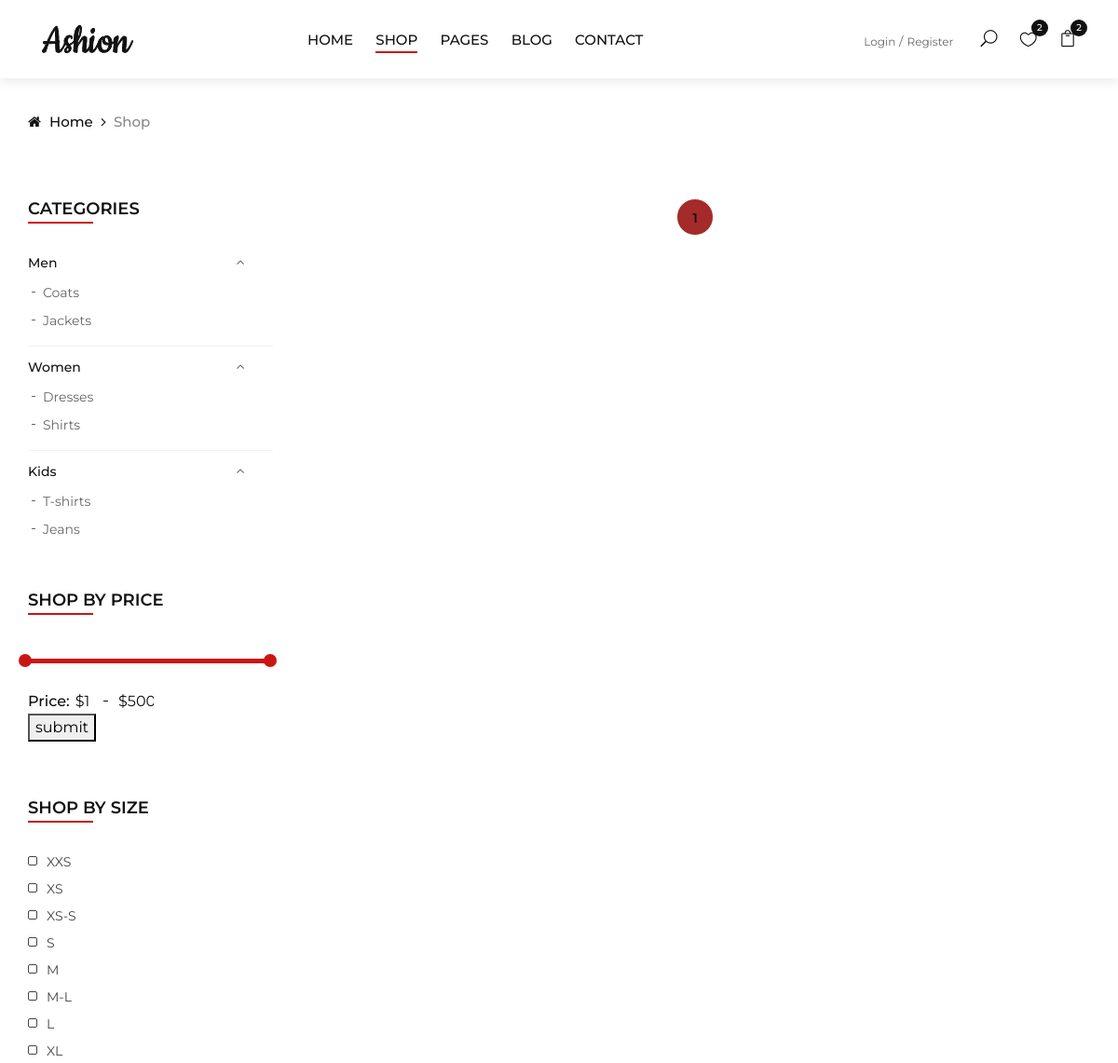
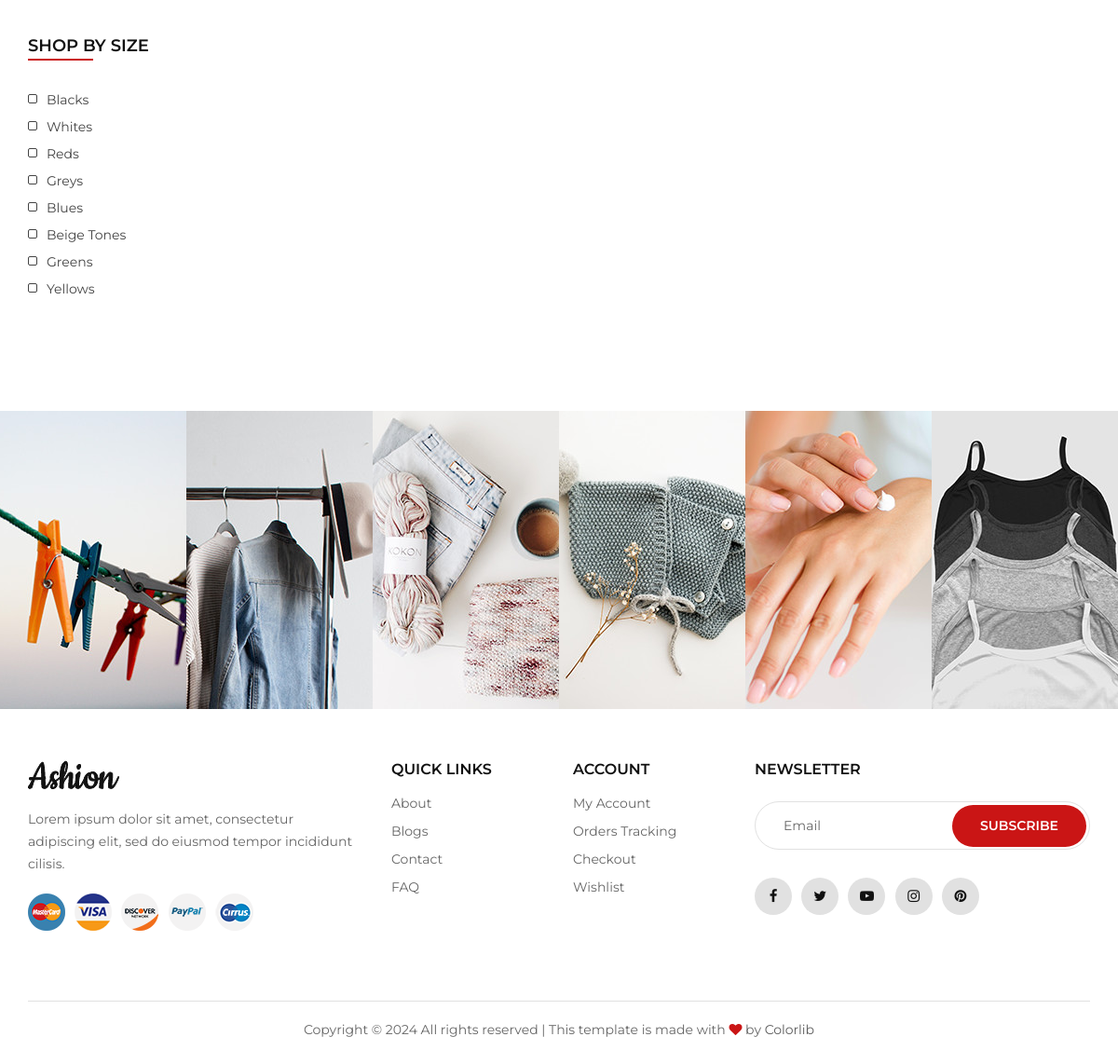
The page /shop?sid=1 on the database its author committed (2 pictures, top to bottom).
### myapp/models.py (models this page shows, shortened)
class main_category(models.Model):
    name=models.CharField(max_length=40)

class sub_category(models.Model):
    main_category=models.ForeignKey(main_category,on_delete=models.CASCADE)
    name=models.CharField(max_length=40)

### myapp/views.py (the view)
# urls.py: path('shop', views.shop, name='shop'),
def shop(request):
    pid=product.objects.all()
    mid=main_category.objects.all()
    sid=request.GET.get("sid")
    if sid:
        pid=product.objects.filter(sub_category=sid)
    else:
        pid=product.objects.all()
    paginator=Paginator(pid,2)
    page_number=request.GET.get("page")
    pid=paginator.get_page(page_number)
    contaxt={
        "pid":pid,
        "mid":mid,
    }
    return render(request,"shop.html",contaxt)

### myapp/templates/shop.html (shortened to what this page needs)
{% load static %}
<!DOCTYPE html>
<html lang="zxx">
<head>
    <link rel="stylesheet" href="{% static 'css/bootstrap.min.css' %}" type="text/css">
    <link rel="stylesheet" href="{% static 'css/font-awesome.min.css' %}" type="text/css">
    <link rel="stylesheet" href="{% static 'css/elegant-icons.css' %}" type="text/css">
    <link rel="stylesheet" href="{% static 'css/jquery-ui.min.css' %}" type="text/css">
    <link rel="stylesheet" href="{% static 'css/magnific-popup.css' %}" type="text/css">
    <link rel="stylesheet" href="{% static 'css/owl.carousel.min.css' %}" type="text/css">
    <link rel="stylesheet" href="{% static 'css/slicknav.min.css' %}" type="text/css">
    <link rel="stylesheet" href="{% static 'css/style.css' %}" type="text/css">
</head>
<body>
    <header class="header">
        <div class="container-fluid">
            <div class="row">
                <div class="col-xl-3 col-lg-2">
                    <div class="header__logo">
                        <a href="./index.html"><img src="{% static 'img/logo.png' %}" alt=""></a>
                    </div>
                </div>
                <div class="col-xl-6 col-lg-7">
                    <nav class="header__menu">
                        <ul>
                            <li ><a href="{% url 'index' %}">Home</a></li>
                            <li class="active"><a href="{% url 'shop' %}">Shop</a></li>
                            <li><a href="#">Pages</a>
                            </li>
                            <li><a href="{% url 'blog' %}">Blog</a></li>
                            <li><a href="{% url 'contact' %}">Contact</a></li>
                        </ul>
                    </nav>
                </div>
                <div class="col-lg-3">
                    <div class="header__right">
                        <div class="header__right__auth">
                            <a href="#">Login</a>
                            <a href="#">Register</a>
                        </div>
                        <ul class="header__right__widget">
                            <li><span class="icon_search search-switch"></span></li>
                            <li><a href="#"><span class="icon_heart_alt"></span>
                                <div class="tip">2</div>
                            </a></li>
                            <li><a href="#"><span class="icon_bag_alt"></span>
                                <div class="tip">2</div>
                            </a></li>
                        </ul>
                    </div>
                </div>
            </div>
        </div>
    </header>
    <div class="breadcrumb-option">
        <div class="container">
            <div class="row">
                <div class="col-lg-12">
                    <div class="breadcrumb__links">
                        <a href="./index.html"><i class="fa fa-home"></i> Home</a>
                        <span>Shop</span>
                    </div>
                </div>
            </div>
        </div>
    </div>
    <section class="shop spad">
        <div class="container">
            <div class="row">
                <div class="col-lg-3 col-md-3">
                    <div class="shop__sidebar">
                        <div class="sidebar__categories">
                            <div class="section-title">
                                <h4>Categories</h4>
                            </div>
                            <div class="categories__accordion">
                                <div class="accordion" id="accordionExample">
                                    {% for i in mid %}
                                    <div class="card">
                                        <div class="card-heading active">
                                            <a data-toggle="collapse" data-target="#collapseOne-{{i.id}}">{{i.name}}</a>
                                        </div>
                                        <div id="collapseOne-{{i.id}}" class="collapse show" data-parent="#accordionExample">
                                            <div class="card-body">
                                                <ul>
                                                    {% for n in i.sub_category_set.all %}
                                                    <li><a href="/shop?sid={{n.id}}">{{n.name}}</a></li>
                                                    {% endfor %}
                                                </ul>
                                            </div>
                                        </div>
                                    </div>
                                    {% endfor %}
                                </div>
                            </div>
                        </div>
                        <div class="sidebar__filter">
                            <div class="section-title">
                                <h4>Shop by price</h4>
                            </div>
                            <form action="{% url 'pricefilter' %}" method="post">
                            <div class="filter-range-wrap">
                                <div class="price-range ui-slider ui-corner-all ui-slider-horizontal ui-widget ui-widget-content"
                                data-min="1" data-max="500"></div>
                                <div class="range-slider">
                                    <div class="price-input">
                                        <p>Price:</p>
                                        <input type="text" id="minamount" name="min">
                                        <input type="text" id="maxamount" name="max">
                                    </div>
                                </div>
                            </div>
                           <button type="submit">submit</button>
                        </form>
                        </div>
                        <div class="sidebar__sizes">
                            <div class="section-title">
                                <h4>Shop by size</h4>
                            </div>
                            <div class="size__list">
                                <label for="xxs">
                                    xxs
                                    <span class="checkmark"></span>
                                </label>
                                <label for="xs">
                                    xs
                                    <span class="checkmark"></span>
                                </label>
                                <label for="xss">
                                    xs-s
                                    <span class="checkmark"></span>
                                </label>
                                <label for="s">
                                    s
                                    <span class="checkmark"></span>
                                </label>
                                <label for="m">
                                    m
                                    <span class="checkmark"></span>
                                </label>
                                <label for="ml">
                                    m-l
                                    <span class="checkmark"></span>
                                </label>
                                <label for="l">
                                    l
                                    <span class="checkmark"></span>
                                </label>
                                <label for="xl">
                                    xl
                                    <span class="checkmark"></span>
                                </label>
                            </div>
                        </div>
                        <div class="sidebar__color">
                            <div class="section-title">
                                <h4>Shop by size</h4>
                            </div>
                            <div class="size__list color__list">
                                <label for="black">
                                    Blacks
                                    <span class="checkmark"></span>
                                </label>
                                <label for="whites">
                                    Whites
                                    <span class="checkmark"></span>
                                </label>
                                <label for="reds">
                                    Reds
                                    <span class="checkmark"></span>
                                </label>
                                <label for="greys">
                                    Greys
                                    <span class="checkmark"></span>
                                </label>
                                <label for="blues">
                                    Blues
                                    <span class="checkmark"></span>
                                </label>
                                <label for="beige">
                                    Beige Tones
                                    <span class="checkmark"></span>
                                </label>
                                <label for="greens">
                                    Greens
                                    <span class="checkmark"></span>
                                </label>
                                <label for="yellows">
                                    Yellows
                                    <span class="checkmark"></span>
                                </label>
                            </div>
                        </div>
                    </div>
                </div>
                <div class="col-lg-9 col-md-9">
                    <div class="row">
                        <div class="col-lg-12 text-center">
                            <div class="pagination__option">
                                {% for i in pid.paginator.page_range%}
                                {% if i == pid.number %}
                                <a style="background-color: brown;" href="/shop?page={{i}}">{{i}}</a>
                                {% else %}
                                <a href="/shop?page={{i}}">{{i}}</a>
                                {% endif %}
                                {% endfor %}
                            </div>
                        </div>
                    </div>
                </div>
            </div>
        </div>
    </section>
    <div class="instagram">
        <div class="container-fluid">
            <div class="row">
                <div class="col-lg-2 col-md-4 col-sm-4 p-0">
                    <div class="instagram__item set-bg" data-setbg="{% static 'img/instagram/insta-1.jpg' %}">
                    </div>
                </div>
                <div class="col-lg-2 col-md-4 col-sm-4 p-0">
                    <div class="instagram__item set-bg" data-setbg="{% static 'img/instagram/insta-2.jpg' %}">
                    </div>
                </div>
                <div class="col-lg-2 col-md-4 col-sm-4 p-0">
                    <div class="instagram__item set-bg" data-setbg="{% static 'img/instagram/insta-3.jpg' %}">
                    </div>
                </div>
                <div class="col-lg-2 col-md-4 col-sm-4 p-0">
                    <div class="instagram__item set-bg" data-setbg="{% static 'img/instagram/insta-4.jpg' %}">
                    </div>
                </div>
                <div class="col-lg-2 col-md-4 col-sm-4 p-0">
                    <div class="instagram__item set-bg" data-setbg="{% static 'img/instagram/insta-5.jpg' %}">
                    </div>
                </div>
                <div class="col-lg-2 col-md-4 col-sm-4 p-0">
                    <div class="instagram__item set-bg" data-setbg="{% static 'img/instagram/insta-6.jpg' %}">
                    </div>
                </div>
            </div>
        </div>
    </div>
    <footer class="footer">
        <div class="container">
            <div class="row">
                <div class="col-lg-4 col-md-6 col-sm-7">
                    <div class="footer__about">
                        <div class="footer__logo">
                            <a href="./index.html"><img src="img/logo.png" alt=""></a>
                        </div>
                        <p>Lorem ipsum dolor sit amet, consectetur adipiscing elit, sed do eiusmod tempor incididunt
                        cilisis.</p>
                        <div class="footer__payment">
                            <a href="#"><img src="{% static 'img/payment/payment-1.png' %}" alt=""></a>
                            <a href="#"><img src="{% static 'img/payment/payment-2.png' %}" alt=""></a>
                            <a href="#"><img src="{% static 'img/payment/payment-3.png' %}" alt=""></a>
                            <a href="#"><img src="{% static 'img/payment/payment-4.png' %}" alt=""></a>
                            <a href="#"><img src="{% static 'img/payment/payment-5.png' %}" alt=""></a>
                        </div>
                    </div>
                </div>
                <div class="col-lg-2 col-md-3 col-sm-5">
                    <div class="footer__widget">
                        <h6>Quick links</h6>
                        <ul>
                            <li><a href="#">About</a></li>
                            <li><a href="#">Blogs</a></li>
                            <li><a href="#">Contact</a></li>
                            <li><a href="#">FAQ</a></li>
                        </ul>
                    </div>
                </div>
                <div class="col-lg-2 col-md-3 col-sm-4">
                    <div class="footer__widget">
                        <h6>Account</h6>
                        <ul>
                            <li><a href="#">My Account</a></li>
                            <li><a href="#">Orders Tracking</a></li>
                            <li><a href="#">Checkout</a></li>
                            <li><a href="#">Wishlist</a></li>
                        </ul>
                    </div>
                </div>
                <div class="col-lg-4 col-md-8 col-sm-8">
                    <div class="footer__newslatter">
                        <h6>NEWSLETTER</h6>
                        <form action="#">
                            <input type="text" placeholder="Email">
                            <button type="submit" class="site-btn">Subscribe</button>
                        </form>
                        <div class="footer__social">
                            <a href="#"><i class="fa fa-facebook"></i></a>
                            <a href="#"><i class="fa fa-twitter"></i></a>
                            <a href="#"><i class="fa fa-youtube-play"></i></a>
                            <a href="#"><i class="fa fa-instagram"></i></a>
                            <a href="#"><i class="fa fa-pinterest"></i></a>
                        </div>
                    </div>
                </div>
            </div>
            <div class="row">
                <div class="col-lg-12">
                    <div class="footer__copyright__text">
                        <p>Copyright &copy; <script>document.write(new Date().getFullYear());</script> All rights reserved | This template is made with <i class="fa fa-heart" aria-hidden="true"></i> by <a href="https://colorlib.com" target="_blank">Colorlib</a></p>
                    </div>
                </div>
            </div>
        </div>
    </footer>
</body>
</html>

### rows shown on the page
main_category: name "Men"
sub_category: name "Coats"
sub_category: name "Jackets"
main_category: name "Women"
sub_category: name "Dresses"
sub_category: name "Shirts"
main_category: name "Kids"
sub_category: name "T-shirts"
sub_category: name "Jeans"

### other values the page prints
{{ i }} "1"
